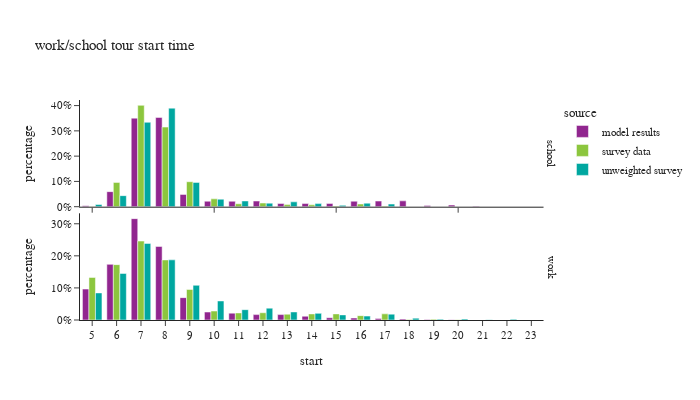

The notebook cell this image was saved under:
### Code cell
df_plot = ws_tour_data.groupby(['source','tour_type','start'])[['tour_weight']].sum().reset_index()
df_plot['percentage'] = df_plot.groupby(['tour_type','source'], group_keys=False)['tour_weight']. \
    apply(lambda x: x / float(x.sum()))

fig = px.bar(df_plot, x="start", y="percentage", color="source",barmode="group",
             facet_row='tour_type',
             title="work/school tour start time")
fig.for_each_annotation(lambda a: a.update(text = a.text.split("=")[-1]))
fig.update_layout(height=400, width=700, yaxis1=dict(tickformat=".0%"), yaxis2=dict(tickformat=".0%", matches=None), xaxis=dict(dtick="1"))
fig.show()

### Figure 1 — Plotly figure (JSON) as saved in the notebook; plotly's stock layout.template omitted (floating-point values rounded to 4 significant figures)
{"data": [{"alignmentgroup": "True", "hovertemplate": "source=model results<br>tour_type=school<br>start=%{x}<br>percentage=%{y}<extra></extra>", "legendgroup": "model results", "marker": {"color": "#91268F", "pattern": {"shape": ""}}, "name": "model results", "offsetgroup": "model results", "orientation": "v", "showlegend": true, "textposition": "auto", "type": "bar", "x": [5.0, 6.0, 7.0, 8.0, 9.0, 10.0, 11.0, 12.0, 13.0, 14.0, 15.0, 16.0, 17.0, 18.0, 19.0, 20.0, 21.0, 22.0, 23.0], "xaxis": "x2", "y": [0.003794, 0.05961, 0.3504, 0.3531, 0.04869, 0.02167, 0.02145, 0.02238, 0.01272, 0.01246, 0.01295, 0.02169, 0.02232, 0.02312, 0.005076, 0.00649, 0.001867, 6.414e-05, 0.0001556], "yaxis": "y2"}, {"alignmentgroup": "True", "hovertemplate": "source=model results<br>tour_type=work<br>start=%{x}<br>percentage=%{y}<extra></extra>", "legendgroup": "model results", "marker": {"color": "#91268F", "pattern": {"shape": ""}}, "name": "model results", "offsetgroup": "model results", "orientation": "v", "showlegend": false, "textposition": "auto", "type": "bar", "x": [5.0, 6.0, 7.0, 8.0, 9.0, 10.0, 11.0, 12.0, 13.0, 14.0, 15.0, 16.0, 17.0, 18.0, 19.0, 20.0, 21.0, 22.0, 23.0], "xaxis": "x", "y": [0.0964, 0.1734, 0.316, 0.2293, 0.06973, 0.02482, 0.02138, 0.01679, 0.0169, 0.01179, 0.007049, 0.006194, 0.004327, 0.002951, 0.001645, 0.001026, 0.0002316, 4.438e-05, 2.508e-05], "yaxis": "y"}, {"alignmentgroup": "True", "hovertemplate": "source=survey data<br>tour_type=school<br>start=%{x}<br>percentage=%{y}<extra></extra>", "legendgroup": "survey data", "marker": {"color": "#8CC63E", "pattern": {"shape": ""}}, "name": "survey data", "offsetgroup": "survey data", "orientation": "v", "showlegend": true, "textposition": "auto", "type": "bar", "x": [5.0, 6.0, 7.0, 8.0, 9.0, 10.0, 11.0, 12.0, 13.0, 14.0, 15.0, 16.0, 17.0], "xaxis": "x2", "y": [0.001046, 0.09621, 0.401, 0.315, 0.09879, 0.03103, 0.01161, 0.01447, 0.008258, 0.007306, 0.002414, 0.01055, 0.002344], "yaxis": "y2"}, {"alignmentgroup": "True", "hovertemplate": "source=survey data<br>tour_type=work<br>start=%{x}<br>percentage=%{y}<extra></extra>", "legendgroup": "survey data", "marker": {"color": "#8CC63E", "pattern": {"shape": ""}}, "name": "survey data", "offsetgroup": "survey data", "orientation": "v", "showlegend": false, "textposition": "auto", "type": "bar", "x": [5.0, 6.0, 7.0, 8.0, 9.0, 10.0, 11.0, 12.0, 13.0, 14.0, 15.0, 16.0, 17.0, 18.0, 19.0, 20.0, 21.0, 22.0, 23.0], "xaxis": "x", "y": [0.1327, 0.1726, 0.246, 0.1872, 0.09515, 0.02795, 0.02208, 0.02258, 0.01809, 0.019, 0.01907, 0.01362, 0.0191, 0.001247, 0.002455, 0.0005649, 8.188e-05, 0.0002787, 0.0001693], "yaxis": "y"}, {"alignmentgroup": "True", "hovertemplate": "source=unweighted survey<br>tour_type=school<br>start=%{x}<br>percentage=%{y}<extra></extra>", "legendgroup": "unweighted survey", "marker": {"color": "#00A7A0", "pattern": {"shape": ""}}, "name": "unweighted survey", "offsetgroup": "unweighted survey", "orientation": "v", "showlegend": true, "textposition": "auto", "type": "bar", "x": [5.0, 6.0, 7.0, 8.0, 9.0, 10.0, 11.0, 12.0, 13.0, 14.0, 15.0, 16.0, 17.0], "xaxis": "x2", "y": [0.008741, 0.04371, 0.3339, 0.3899, 0.09615, 0.02972, 0.02273, 0.01399, 0.01923, 0.01224, 0.005245, 0.01399, 0.01049], "yaxis": "y2"}, {"alignmentgroup": "True", "hovertemplate": "source=unweighted survey<br>tour_type=work<br>start=%{x}<br>percentage=%{y}<extra></extra>", "legendgroup": "unweighted survey", "marker": {"color": "#00A7A0", "pattern": {"shape": ""}}, "name": "unweighted survey", "offsetgroup": "unweighted survey", "orientation": "v", "showlegend": false, "textposition": "auto", "type": "bar", "x": [5.0, 6.0, 7.0, 8.0, 9.0, 10.0, 11.0, 12.0, 13.0, 14.0, 15.0, 16.0, 17.0, 18.0, 19.0, 20.0, 21.0, 22.0, 23.0], "xaxis": "x", "y": [0.08444, 0.1451, 0.2387, 0.1875, 0.1082, 0.05934, 0.03221, 0.03696, 0.02509, 0.02068, 0.01594, 0.01221, 0.01831, 0.005765, 0.002713, 0.003052, 0.001017, 0.002374, 0.0003391], "yaxis": "y"}], "layout": {"annotations": [{"font": {}, "showarrow": false, "text": "work", "textangle": 90, "x": 0.98, "xanchor": "left", "xref": "paper", "y": 0.2425, "yanchor": "middle", "yref": "paper"}, {"font": {}, "showarrow": false, "text": "school", "textangle": 90, "x": 0.98, "xanchor": "left", "xref": "paper", "y": 0.7575, "yanchor": "middle", "yref": "paper"}], "barmode": "group", "height": 400, "legend": {"title": {"text": "source"}, "tracegroupgap": 0}, "title": {"text": "work/school tour start time"}, "width": 700, "xaxis": {"anchor": "y", "domain": [0.0, 0.98], "dtick": "1", "title": {"text": "start"}}, "xaxis2": {"anchor": "y2", "domain": [0.0, 0.98], "matches": "x", "showticklabels": false}, "yaxis": {"anchor": "x", "domain": [0.0, 0.485], "tickformat": ".0%", "title": {"text": "percentage"}}, "yaxis2": {"anchor": "x2", "domain": [0.515, 1.0], "tickformat": ".0%", "title": {"text": "percentage"}}}}
